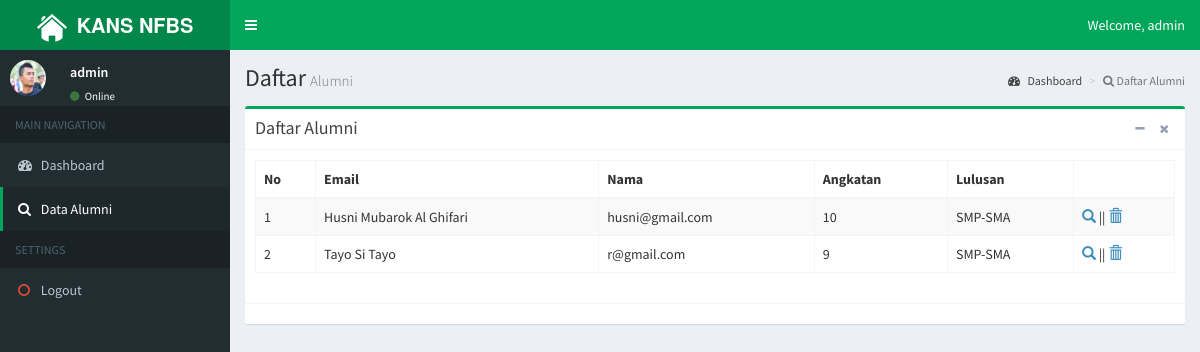
/view/admin/dataPage.php (signed in), run on the app's committed database.
### tables this page shows
CREATE TABLE `datadiri_alumni` (
  `email` varchar(30) NOT NULL,
  `nama` varchar(50) NOT NULL,
  `image` varchar(50) NOT NULL,
  `alamat` varchar(100) NOT NULL,
  `noHP` varchar(12) NOT NULL,
  `angkatan` varchar(2) NOT NULL,
  `lulusan` varchar(10) NOT NULL,
  `pekerjaan` varchar(30) NOT NULL
);

### controller/admin/display.php (the view)
<?php
include '../../database/connect.php';
$sql = "SELECT * FROM `datadiri_alumni`";
$result = mysqli_query($conn, $sql);
$id = 0;
while ($data = mysqli_fetch_array ($result)){
$id++;
echo "
 	<tr>
    	<td>".$id."</td>
        <td>".$data[1]."</td>
        <td>".$data[0]."</td>
        <td>".$data[5]."</td>
        <td>".$data[6]."</td>
        <td><a href=\"../../view/admin/detailPage.php?id=".$data[0]."\"><i class='glyphicon glyphicon-search'></i></a>"." || <a href=\"../../controller/admin/delete.php?id=".$data[0]."\" onclick='return checkDelete()'><i class='glyphicon glyphicon-trash'></i></a></td>
    </tr>
                  ";
                  }

### view/admin/dataPage.php (shortened to what this page needs)
<!DOCTYPE html>
<html>
<head>
  <?php
  	include "../../dist/admin/style.php"
  ?>
</head>
<body class="hold-transition skin-green sidebar-mini">
<div class="wrapper">
  <header class="main-header">
    <a href="dashboardPage.php" class="logo">
      <span class="logo-lg"><img src="../../dist/img/btnhome.png" class="img-circle" alt="Home" style="margin-right: 10px;"><b>KANS NFBS</b></span>
    </a>
    <nav class="navbar navbar-static-top">
      <a href="#" class="sidebar-toggle" data-toggle="push-menu" role="button">
      </a>
      <div class="navbar-custom-menu">
        <ul class="nav navbar-nav">
          <li class="dropdown user user-menu">
            <a href="#" class="dropdown-toggle" data-toggle="dropdown">
              <span class="hidden-xs">Welcome, <?php echo $_SESSION['name']; ?></span>
            </a>
          </li>
        </ul>
      </div>
    </nav>
  </header>
  <aside class="main-sidebar">
    <section class="sidebar">
      <div class="user-panel">
        <div class="pull-left image">
          <img src="../../dist/img/ketua.png" style="width: 36px; height: 36px; border-radius: 50%;" class="img-circle" alt="User Image">
        </div>
        <div class="pull-left info">
          <p><?php echo $_SESSION['name']; ?></p>
          <a href="#"><i class="fa fa-circle text-success"></i> Online</a>
        </div>
      </div>
      <ul class="sidebar-menu" data-widget="tree">
        <li class="header">MAIN NAVIGATION</li>
        <li><a href="dashboardPage.php"><i class="fa fa-dashboard"></i> <span>Dashboard</span></a></li>
        <li class="active"><a href="dataPage.php"><i class="fa fa-search"></i> <span>Data Alumni</span></a></li>
        <li class="header">SETTINGS</li>
        <li><a href="../../controller/logout.php" onclick='return checkLogout()'><i class="fa fa-circle-o text-red"></i> <span>Logout</span></a></li>
      </ul>
    </section>
  </aside>
  <div class="content-wrapper">
    <section class="content-header">
      <h1>Daftar<small>Alumni</small></h1>
      <ol class="breadcrumb">
        <li><a href="dashboardPage.php"><i class="fa fa-dashboard"></i> Dashboard</a></li>
        <li class="active"><i class="fa fa-search"></i> Daftar Alumni</a></li>
      </ol>
    </section>
    <section class="content">
    <div class="box box-success">
           <div class="box-header with-border">
          <h3 class="box-title">Daftar Alumni</h3>
          <div class="box-tools pull-right">
            <button type="button" class="btn btn-box-tool" data-widget="collapse" data-toggle="tooltip"
                    title="Collapse">
              <i class="fa fa-minus"></i></button>
            <button type="button" class="btn btn-box-tool" data-widget="remove" data-toggle="tooltip" title="Remove">
              <i class="fa fa-times"></i></button>
          </div>
        </div>
        <div class="box-body">
          <div class="table-responsive">
              <table id="example1" class="table table-bordered table-striped">
                <thead>
                <tr>
                  <th>No</th>
                  <th>Email</th>
                  <th>Nama</th>
                  <th>Angkatan</th>
                  <th>Lulusan</th>
                  <th></th>
                </tr>
                </thead>
                <?php
                    include '../../controller/admin/display.php';
                ?>
              </table>
          </div>
        </div>
        <div class="box-footer">
        </div>
      </div>
    </section>
  </div>
</body>
</html>

### dist/admin/style.php (shortened to what this page needs)
<link rel="stylesheet" href="../../dist/adminlte/adminlte/bootstrap/dist/css/bootstrap.min.css">
<link rel="stylesheet" href="../../dist/adminlte/adminlte/font-awesome/css/font-awesome.min.css">
<link rel="stylesheet" href="../../dist/adminlte/adminlte/Ionicons/css/ionicons.min.css">
<link rel="stylesheet" href="../../dist/adminlte/AdminLTE.min.css">
<link rel="stylesheet" href="../../dist/adminlte/adminlte/select2/dist/css/select2.min.css">
<link rel="stylesheet" href="../../dist/adminlte/adminlte/skins/_all-skins.min.css">

### data on the page
datadiri_alumni: nama "Husni Mubarok Al Ghifari", email "husni@gmail.com", angkatan "10", lulusan "SMP-SMA"
datadiri_alumni: nama "Tayo Si Tayo", email "r@gmail.com", angkatan "9", lulusan "SMP-SMA"

### other printed values
$_SESSION['name'] "admin"
